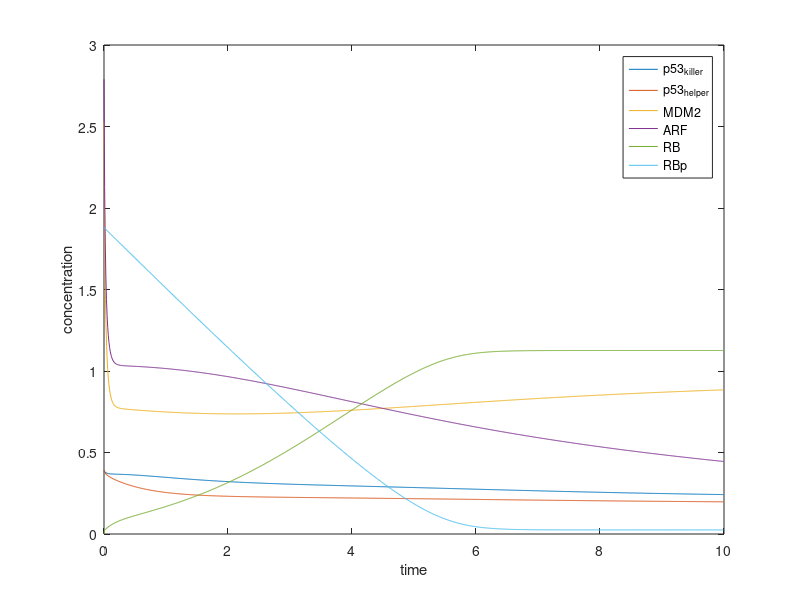

Write the MATLAB code that produced this figure.
clc
clear all;

T_end = 10;
delta_t = 0.01;
N = T_end/delta_t;
timeline = 0:delta_t:(T_end - delta_t);
sigma = 0.001;

MDM2_initial = 2.53;
ARF_initial = 2.79;
ARF_MDM2_initial = 1.99;
E2F1_initial = 0.9;
RBp_initial = 1.88;
RB_E2F1_initial = 0;
RB_initial = 0;

p53helper_initial = 0.39;
p53killer_initial = 0.39;
DYRK2_initial = 1;

DYRK2 = zeros(1, N);
p53helper = zeros(1, N);
p53killer = zeros(1, N);
MDM2 = zeros(1, N);
ARF = zeros(1, N);
ARF_MDM2 = zeros(1, N);
E2F1 = zeros(1, N);
RBp = zeros(1, N);
RB_E2F1 = zeros(1, N);
RB = zeros(1, N);
p53killer(1) = p53killer_initial;
p53helper(1) = p53helper_initial;
MDM2(1) = MDM2_initial;
ARF(1) = ARF_initial;
ARF_MDM2(1) = ARF_MDM2_initial;
E2F1(1) = E2F1_initial;
RBp(1) = RBp_initial;
RB_E2F1(1) = RB_E2F1_initial;
RB(1) = RB_initial;
DYRK2(1) = DYRK2_initial;

for i = 2 : N        
    DYRK2(i) = DYRK2(i - 1) + delta_t * (-0.0003 * DYRK2(i - 1));
    if DYRK2(i) < 0
        DYRK2(i) = 0;
    end
    p53helper(i) = p53helper(i - 1) + delta_t * (-DYRK2(i - 1) * ...
        p53helper(i - 1) / (0.1 + p53helper(i - 1)) + 0.5 - ...
        (0.1 + MDM2(i - 1)) * p53helper(i - 1) + 0.5 * p53killer(i - 1) ...
        /(0.1 + p53killer(i - 1)));
    if p53helper(i) < 0
       p53helper(i) = 0;
    end
    p53killer(i) = p53killer(i - 1) + delta_t * (DYRK2(i - 1) * ...
        p53helper(i - 1) / (0.1 + p53helper(i - 1)) - 0.5 * ...
        p53killer(i - 1) / (0.1 + p53killer(i - 1)) - (0.1 + MDM2(i - 1) * ...
        p53killer(i - 1)));
    if p53killer(i) < 0
        p53killer(i) = 0;
    end
    MDM2(i) = MDM2(i - 1) + delta_t * (0.02 + 0.3 * (p53killer(i - 1) ...
        + p53helper(i - 1)) - 0.1 * MDM2(i - 1) - 10 * ARF(i - 1) * ...
        MDM2(i - 1) + 2.1 * ARF_MDM2(i - 1));
    if MDM2(i) < 0
        MDM2(i) = 0;
    end
    ARF(i) = ARF(i - 1) + delta_t * (0.01 + 0.3 * E2F1(i - 1) - 0.1 ...
        * ARF(i - 1) - 10 * ARF(i - 1) * MDM2(i - 1) + 2.1 ...
        * ARF_MDM2(i - 1));
    if ARF(i) < 0
        ARF(i) = 0;
    end
    ARF_MDM2(i) = ARF_MDM2(i - 1) + delta_t * (10 * ARF(i - 1) * ...
        MDM2(i - 1) - 2 * ARF_MDM2(i - 1) - 0.1 * ARF_MDM2(i - 1) - ...
        0.1 * ARF_MDM2(i - 1));
    if ARF_MDM2(i) < 0
        ARF_MDM2(i) = 0;
    end
    E2F1(i) = E2F1(i - 1) + delta_t * (-5 * RB(i - 1) * E2F1(i - 1) + ...
        RB_E2F1(i - 1));
    if E2F1(i) < 0
        E2F1(i) = 0;
    end
    RBp(i) = sigma + RBp(i - 1) + delta_t * (-0.5 * RBp(i - 1) / ...
        (0.1 + RBp(i - 1)));
    if RBp(i) < 0
        RBp(i) = 0;
    end
    RB_E2F1(i) = 1 - E2F1(i);
    RB(i) = 2 - RBp(i) - RB_E2F1(i);
end


%% Plot
plot(timeline, p53killer, timeline, p53helper, timeline, MDM2, ...
    timeline, ARF, timeline, RB, timeline, RBp);
legend('p53_k_i_l_l_e_r','p53_h_e_l_p_e_r','MDM2','ARF', 'RB', 'RBp');
xlabel('time');
ylabel('concentration');
